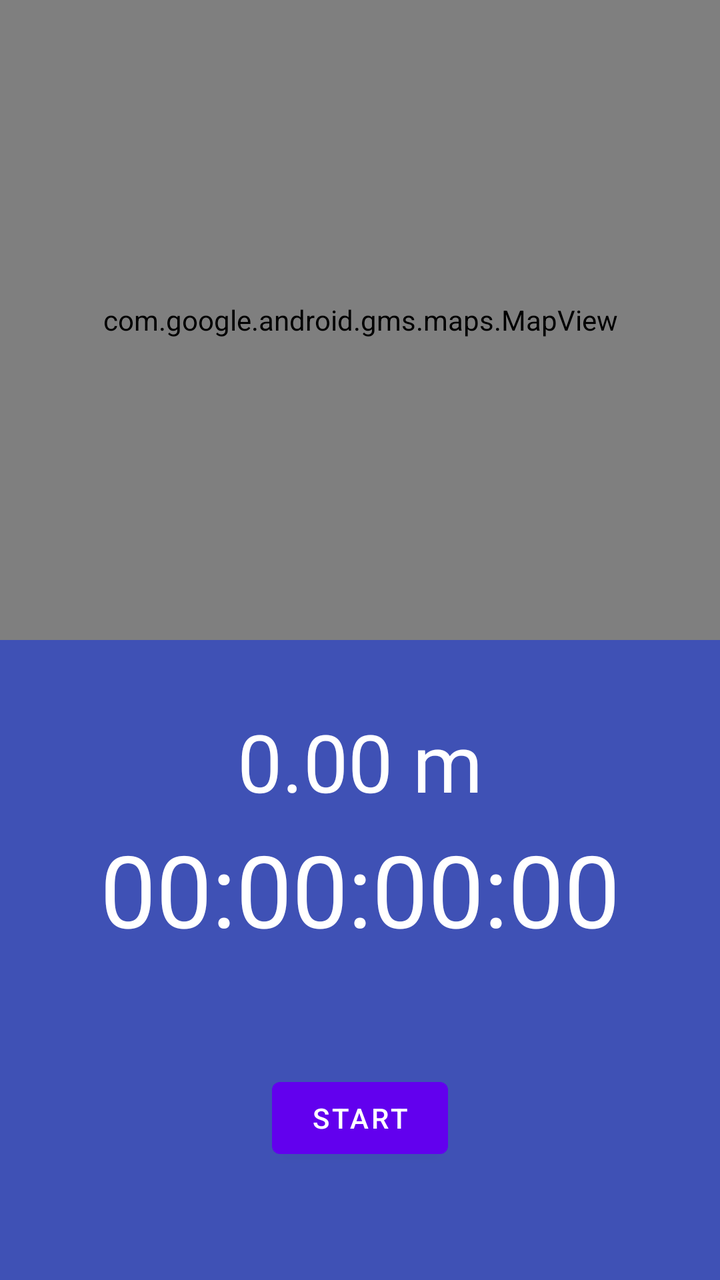
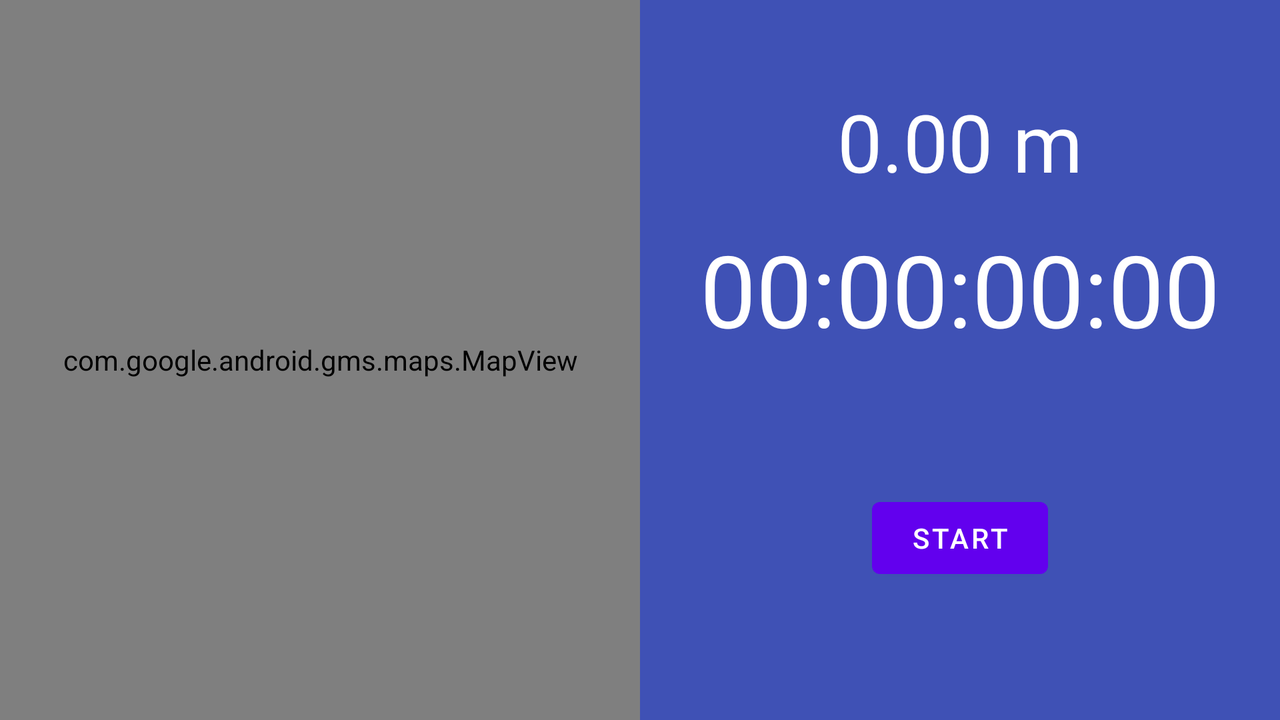

Compare how this app lays out the same screen by default and in its alternative resource folder. The renders come first, then the two layout files and the values they reference.
<!-- AndroidManifest.xml: application theme Theme.SportApp -->
<!-- res/layout/fragment_cycling.xml -->
<?xml version="1.0" encoding="utf-8"?>
<androidx.constraintlayout.widget.ConstraintLayout
    xmlns:android="http://schemas.android.com/apk/res/android"
    xmlns:app="http://schemas.android.com/apk/res-auto"
    xmlns:tools="http://schemas.android.com/tools"
    android:layout_width="match_parent"
    android:layout_height="match_parent"
    tools:context=".ui.main.tracker.CyclingFragment">

    <androidx.constraintlayout.widget.ConstraintLayout
        android:id="@+id/clInnerLayout"
        android:layout_width="match_parent"
        android:layout_height="0dp"
        android:background="@color/colorPrimary"
        app:layout_constraintBottom_toBottomOf="parent"
        app:layout_constraintEnd_toEndOf="parent"
        app:layout_constraintHorizontal_bias="0.5"
        app:layout_constraintStart_toStartOf="parent"
        app:layout_constraintTop_toBottomOf="@+id/mapView">

        <com.google.android.material.textview.MaterialTextView
            android:id="@+id/tvDistance"
            android:layout_width="wrap_content"
            android:layout_height="wrap_content"
            android:layout_marginTop="30dp"
            android:textColor="@color/white"
            android:textSize="40sp"
            android:text="@string/tv_distance_initial_text"
            app:layout_constraintBottom_toTopOf="@id/tvTimer"
            app:layout_constraintEnd_toEndOf="parent"
            app:layout_constraintHorizontal_bias="0.5"
            app:layout_constraintStart_toStartOf="parent"
            app:layout_constraintTop_toTopOf="parent" />

        <com.google.android.material.textview.MaterialTextView
            android:id="@+id/tvTimer"
            android:layout_width="wrap_content"
            android:layout_height="wrap_content"
            android:textColor="@color/white"
            android:textSize="50sp"
            android:text="@string/tv_timer_initial_text"
            app:layout_constraintBottom_toTopOf="@+id/btnToggleTrack"
            app:layout_constraintEnd_toEndOf="parent"
            app:layout_constraintHorizontal_bias="0.5"
            app:layout_constraintStart_toStartOf="parent"
            app:layout_constraintTop_toTopOf="@id/tvDistance" />

        <com.google.android.material.button.MaterialButton
            android:id="@+id/btnToggleTrack"
            android:layout_width="wrap_content"
            android:layout_height="wrap_content"
            android:text="Start"
            app:layout_constraintBottom_toBottomOf="parent"
            app:layout_constraintEnd_toStartOf="@+id/btnFinishTrack"
            app:layout_constraintHorizontal_bias="0.5"
            app:layout_constraintStart_toStartOf="parent"
            app:layout_constraintTop_toBottomOf="@+id/tvTimer" />

        <com.google.android.material.button.MaterialButton
            android:id="@+id/btnFinishTrack"
            android:layout_width="wrap_content"
            android:layout_height="wrap_content"
            android:text="Finish"
            android:visibility="gone"
            app:layout_constraintBottom_toBottomOf="parent"
            app:layout_constraintEnd_toEndOf="parent"
            app:layout_constraintHorizontal_bias="0.5"
            app:layout_constraintStart_toEndOf="@+id/btnToggleTrack"
            app:layout_constraintTop_toBottomOf="@+id/tvTimer" />

    </androidx.constraintlayout.widget.ConstraintLayout>

    <com.google.android.gms.maps.MapView
        android:id="@+id/mapView"
        android:layout_width="match_parent"
        android:layout_height="0dp"
        app:layout_constraintBottom_toTopOf="@+id/clInnerLayout"
        app:layout_constraintEnd_toEndOf="parent"
        app:layout_constraintHorizontal_bias="0.0"
        app:layout_constraintStart_toStartOf="parent"
        app:layout_constraintTop_toTopOf="parent" />

</androidx.constraintlayout.widget.ConstraintLayout>
<!-- resources referenced by this layout -->
<resources>
  <color name="colorPrimary">#3F51B5</color>
  <color name="white">#FFFFFFFF</color>
  <string name="tv_distance_initial_text">0.00 m</string>
  <string name="tv_timer_initial_text">00:00:00:00</string>
  <style name="Theme.SportApp" parent="Theme.MaterialComponents.DayNight.DarkActionBar">
          
          <item name="colorPrimary">@color/purple_500</item>
          <item name="colorPrimaryVariant">@color/purple_700</item>
          <item name="colorOnPrimary">@color/white</item>
          
          <item name="colorSecondary">@color/teal_200</item>
          <item name="colorSecondaryVariant">@color/teal_700</item>
          <item name="colorOnSecondary">@color/black</item>
          
          <item name="android:statusBarColor" tools:targetApi="l">?attr/colorPrimaryVariant</item>
          
      </style>
  <color name="purple_500">#FF6200EE</color>
  <color name="purple_700">#FF3700B3</color>
  <color name="teal_200">#FF03DAC5</color>
  <color name="teal_700">#FF018786</color>
  <color name="black">#FF000000</color>
</resources>
<!-- res/layout-land/fragment_cycling.xml (the repository's variant of the layout above) -->
<!-- drawn on the phone turned sideways -->
<?xml version="1.0" encoding="utf-8"?>
<LinearLayout
    xmlns:android="http://schemas.android.com/apk/res/android"
    xmlns:app="http://schemas.android.com/apk/res-auto"
    xmlns:tools="http://schemas.android.com/tools"
    android:layout_width="match_parent"
    android:layout_height="match_parent"
    android:orientation="horizontal"
    tools:context=".ui.main.tracker.CyclingFragment">

    <com.google.android.gms.maps.MapView
        android:id="@+id/mapView"
        android:layout_width="0dp"
        android:layout_height="match_parent"
        android:layout_weight=".5"/>

    <androidx.constraintlayout.widget.ConstraintLayout
        android:id="@+id/clInnerLayout"
        android:layout_width="0dp"
        android:layout_height="match_parent"
        android:layout_weight="0.5"
        android:background="@color/colorPrimary">

        <com.google.android.material.textview.MaterialTextView
            android:id="@+id/tvDistance"
            android:layout_width="wrap_content"
            android:layout_height="wrap_content"
            android:layout_marginTop="30dp"
            android:textColor="@color/white"
            android:textSize="40sp"
            android:text="@string/tv_distance_initial_text"
            app:layout_constraintBottom_toTopOf="@id/tvTimer"
            app:layout_constraintEnd_toEndOf="parent"
            app:layout_constraintHorizontal_bias="0.5"
            app:layout_constraintStart_toStartOf="parent"
            app:layout_constraintTop_toTopOf="parent"/>

        <com.google.android.material.textview.MaterialTextView
            android:id="@+id/tvTimer"
            android:layout_width="wrap_content"
            android:layout_height="wrap_content"
            android:textColor="@color/white"
            android:textSize="50sp"
            android:text="@string/tv_timer_initial_text"
            app:layout_constraintBottom_toTopOf="@+id/btnToggleTrack"
            app:layout_constraintEnd_toEndOf="parent"
            app:layout_constraintHorizontal_bias="0.5"
            app:layout_constraintStart_toStartOf="parent"
            app:layout_constraintTop_toTopOf="@id/tvDistance"/>

        <com.google.android.material.button.MaterialButton
            android:id="@+id/btnToggleTrack"
            android:layout_width="wrap_content"
            android:layout_height="wrap_content"
            android:text="Start"
            app:layout_constraintBottom_toBottomOf="parent"
            app:layout_constraintEnd_toStartOf="@+id/btnFinishTrack"
            app:layout_constraintHorizontal_bias="0.5"
            app:layout_constraintStart_toStartOf="parent"
            app:layout_constraintTop_toBottomOf="@+id/tvTimer"/>

        <com.google.android.material.button.MaterialButton
            android:id="@+id/btnFinishTrack"
            android:layout_width="wrap_content"
            android:layout_height="wrap_content"
            android:text="Finish"
            android:visibility="gone"
            app:layout_constraintBottom_toBottomOf="parent"
            app:layout_constraintEnd_toEndOf="parent"
            app:layout_constraintHorizontal_bias="0.5"
            app:layout_constraintStart_toEndOf="@+id/btnToggleTrack"
            app:layout_constraintTop_toBottomOf="@+id/tvTimer"/>

    </androidx.constraintlayout.widget.ConstraintLayout>

</LinearLayout>
